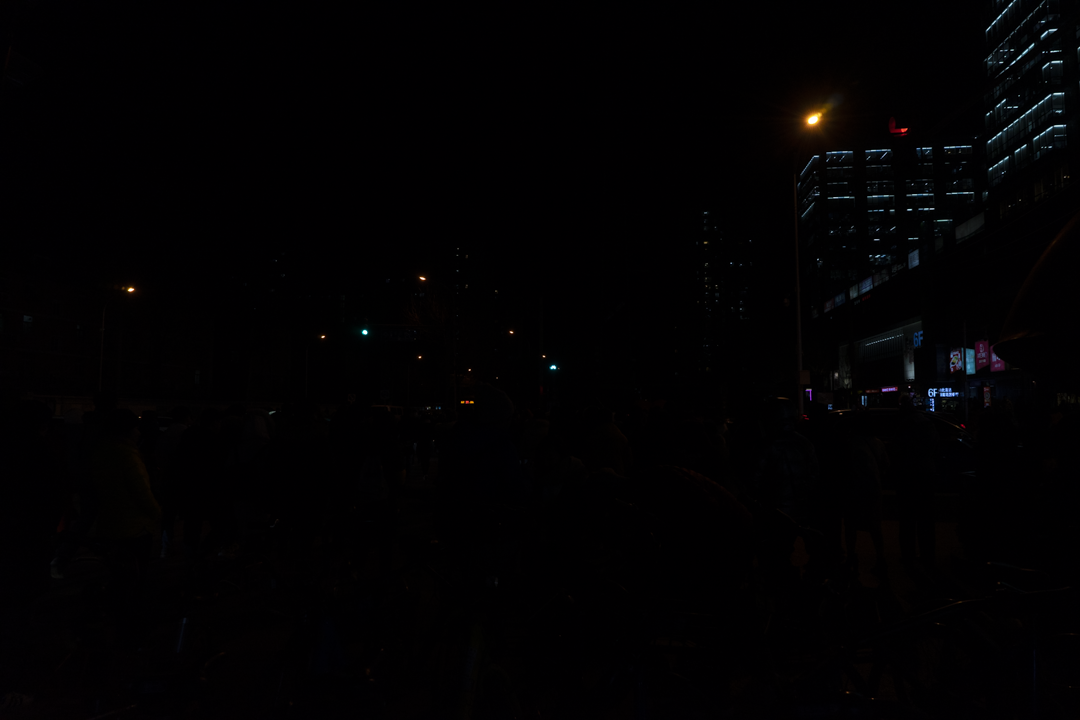
#> input picture Vision Artificial/Actividad1/imagenes/Caso 2/Imagen2_original.png, 1080 x 720 px, found by its file name
$ jupyter execute foto2.ipynb
#> lines starting #> are read from the running program, lines starting #| are printed output that depends on the picture
### Vision Artificial/Actividad1/helpers/mostrar.py
import matplotlib.pyplot as plt
import numpy as np

def mostrar(imagenOriginal, imagenProcesada):
    # --- Crear figura ---
    plt.figure(figsize=(12, 6))

    # Fila 1 - Imágenes
    plt.subplot(2, 2, 1)
    plt.imshow(imagenOriginal)
    plt.title("Imagen original")
    plt.axis("off")

    plt.subplot(2, 2, 2)
    plt.imshow(imagenProcesada)
    plt.title("Imagen procesada")
    plt.axis("off")

    # Fila 2 - Histogramas
    plt.subplot(2, 2, 3)
    plt.hist(imagenOriginal.ravel(), bins=256, range=[0,256])
    plt.title("Histograma original")

    plt.subplot(2, 2, 4)
    plt.hist(imagenProcesada.ravel(), bins=256, range=[0,256])
    plt.title("Histograma procesada")

    plt.tight_layout()
    plt.show()

def mostrarNormalizado(imagenOriginal, imagenProcesada):
    # Normalizar para mostrar la imagen transformada correctamente
    #I_log_norm = cv2.normalize(I_log, None, 0, 255, cv2.NORM_MINMAX)
    #I_log_norm = I_log_norm.astype(np.uint8)
    # Normalizar al rango [0, 255] para visualizar
    I_log_norm = (imagenProcesada - np.min(imagenProcesada)) / (np.max(imagenProcesada) - np.min(imagenProcesada)) * 255
    I_log_norm = I_log_norm.astype(np.uint8)

    def calc_hist(img, nbins=512):
      hist, _ = np.histogram(img.flatten(), bins=nbins, range=[0, 256])
      hist = hist / img.size   # normalización
      return hist

    nbins = 512
    hist_original = calc_hist(imagenOriginal.astype(np.uint8), nbins)
    hist_log = calc_hist(I_log_norm, nbins)
    # Rango de intensidades
    r = np.linspace(0, 255, nbins)


    # --- Crear figura ---
    plt.figure(figsize=(12, 6))

    # Fila 1 - Imágenes
    plt.subplot(2, 2, 1)
    plt.imshow(imagenOriginal, cmap='gray')
    plt.title("Imagen original")
    plt.axis("off")

    plt.subplot(2, 2, 2)
    plt.imshow(imagenProcesada, cmap='gray')
    plt.title("Imagen procesada")
    plt.axis("off")

    # Fila 2 - Histogramas
    plt.subplot(2, 2, 3)
    plt.plot(r, hist_original)
    plt.title('Histograma Imagen Original')
    plt.xlabel('Intensidad')
    plt.ylabel('Frecuencia Normalizada')

    plt.subplot(2, 2, 4)
    plt.plot(r, hist_log)
    plt.title('Histograma Imagen Logarítmica')
    plt.xlabel('Intensidad')
    plt.ylabel('Frecuencia Normalizada')

    plt.tight_layout()
    plt.show()

### Vision Artificial/Actividad1/foto2.ipynb
[cell 1]
import matplotlib.pyplot as plt
import cv2
import numpy as np
from helpers import mostrar

# Leer la imagen y convertirla a escala de grises
I = cv2.imread('Imagen2_original.png', cv2.IMREAD_GRAYSCALE)
#> I: shape (720, 1080); min 0, max 255, mean 1.3

# Convertir a tipo float para aplicar la transformación
I = I.astype(np.float64)

# Parámetro de la transformación logarítmica
c = 1  # Factor de escala

nbins = 512

# Función de transformación logarítmica
r = np.linspace(0, np.max(I), nbins)   # Crear un rango de intensidades
#> r = 512 values from 0 to 255
s = c * np.log(1 + r)                  # Aplicar la transformación logarítmica
#> s = 512 values from 0 to 5.55

# Graficar la función de transformación logarítmica
plt.figure()
plt.plot(r, s, linewidth=2)
plt.xlabel('Valor de Intensidad Original (r)')
plt.ylabel('Valor de Intensidad Transformado (s)')
plt.title('Función de Transformación Logarítmica (c=1)')
plt.grid(True)
plt.show()
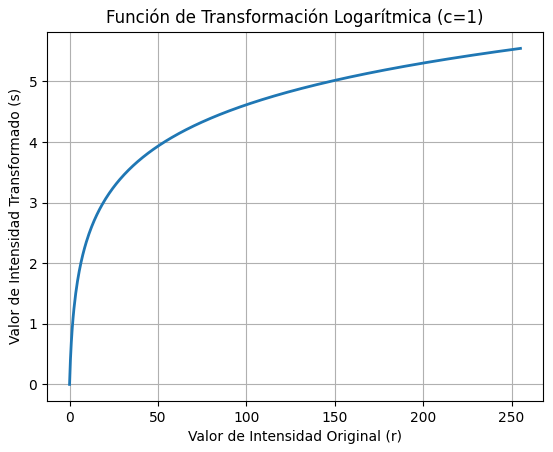
#> figure drawn by matplotlib, 1 panel; curve peaks at x = 255, y = 5.55

# Aplicar la transformación logarítmica a la imagen
I_log = c * np.log(1 + I)
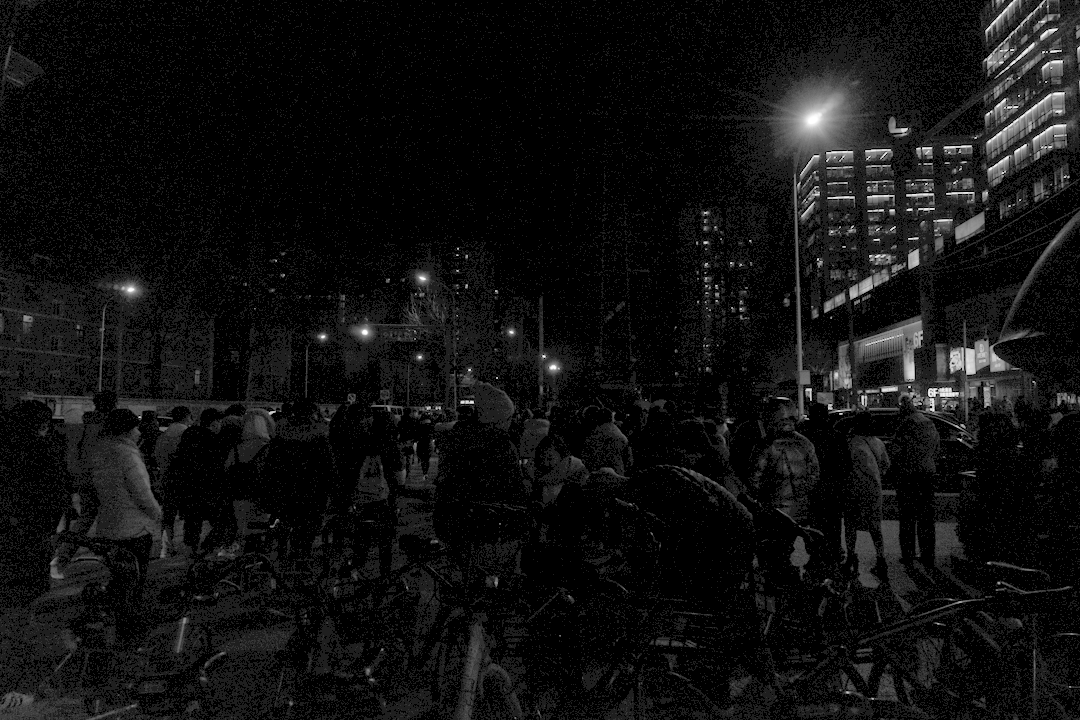
#> I_log: shape (720, 1080) float64; min 0, max 5.55, mean 0.36; drawn with min black and max white

# Normalizar para mostrar la imagen transformada correctamente
#I_log_norm = cv2.normalize(I_log, None, 0, 255, cv2.NORM_MINMAX)
#I_log_norm = I_log_norm.astype(np.uint8)
# Normalizar al rango [0, 255] para visualizar
I_log_norm = (I_log - np.min(I_log)) / (np.max(I_log) - np.min(I_log)) * 255
I_log_norm = I_log_norm.astype(np.uint8)

mostrar.mostrarNormalizado(I,I_log_norm)
#> in calc_hist, `hist, _ = np.histogram(img.flatten(), bins=nbins, range=[0, 256])`: hist = 512 values, max 503405 at index 0, min 0 at index 1, mean 1518.8
#> in calc_hist, `hist = hist / img.size`: hist = 512 values, max 0.647 at index 0, min 0 at index 1, mean 0.00195
#> in mostrarNormalizado, `hist_original = calc_hist(imagenOriginal.astype(np.uint8), nbins)`: hist_original has the same summary as hist in calc_hist
#> in mostrarNormalizado, `hist_log = calc_hist(I_log_norm, nbins)`: hist_log has the same summary as hist in calc_hist
#> in mostrarNormalizado, `plt.show()`:
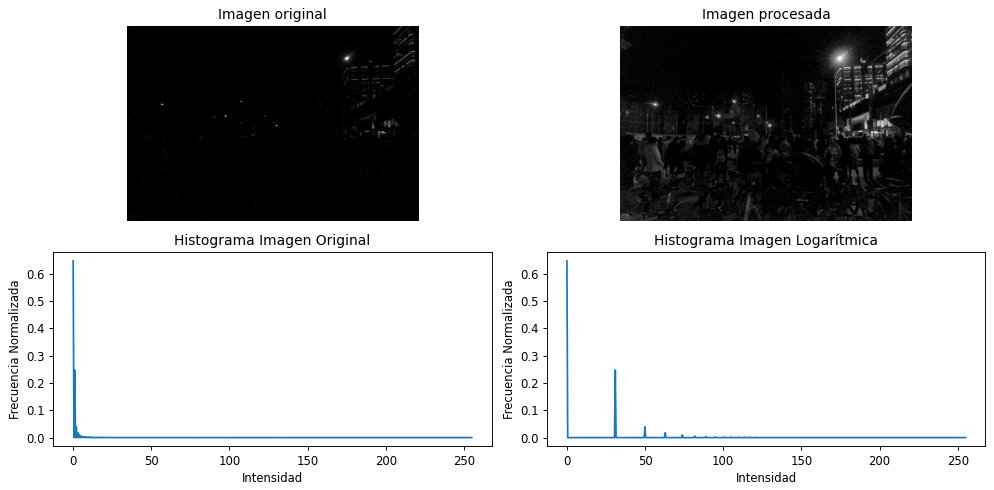
#> figure drawn by matplotlib, 4 panels; panel 3: curve peaks at x = 0, y = 0.647; panel 4: curve peaks at x = 0, y = 0.647

cv2.imwrite("foto2_procesada.png", I_log_norm)
mostrar.mostrar(I.astype(np.uint8),I_log_norm.astype(np.uint8))
#> in mostrar, `plt.show()`:
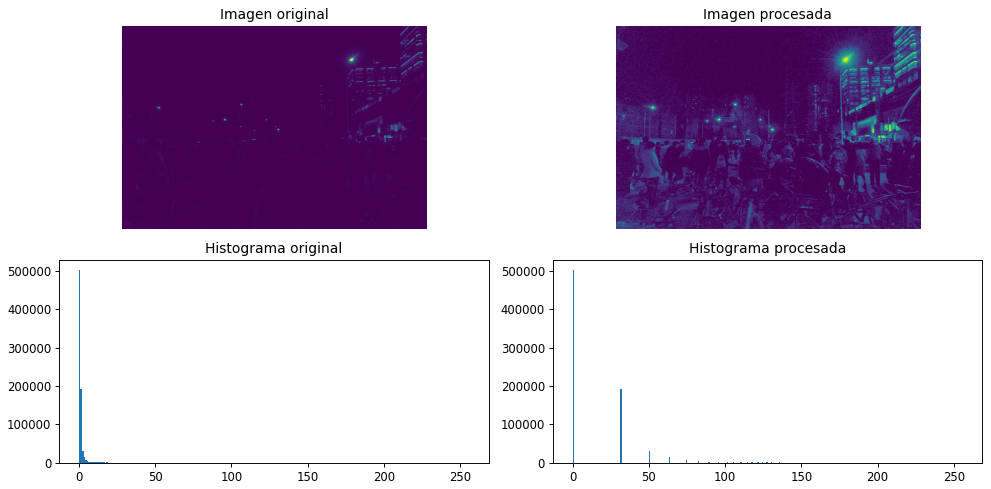
#> figure drawn by matplotlib, 4 panels; panel 3: tallest bar 503405 high, from x = 0 to 1; panel 4: tallest bar 503405 high, from x = 0 to 1
